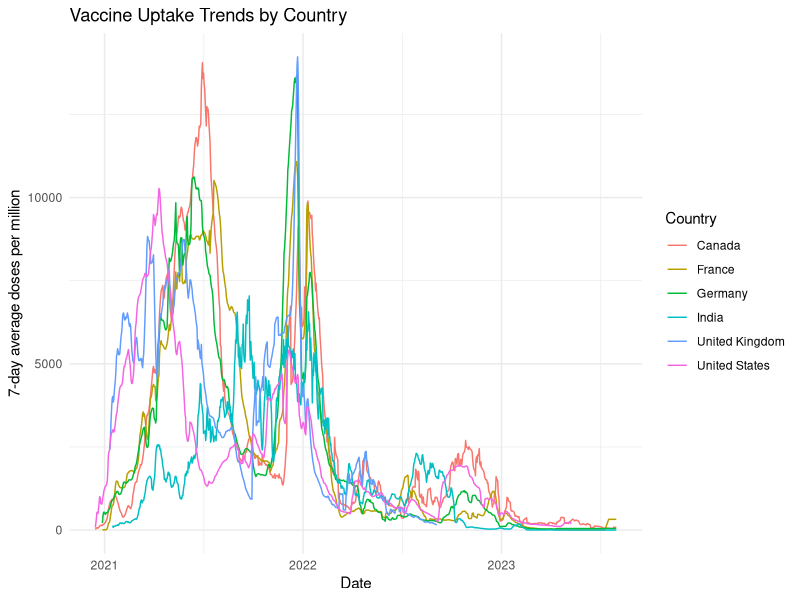
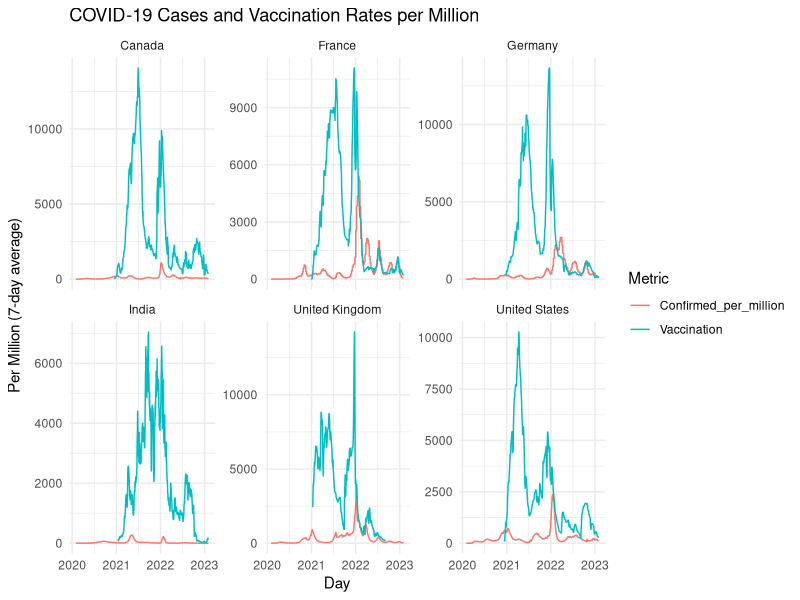
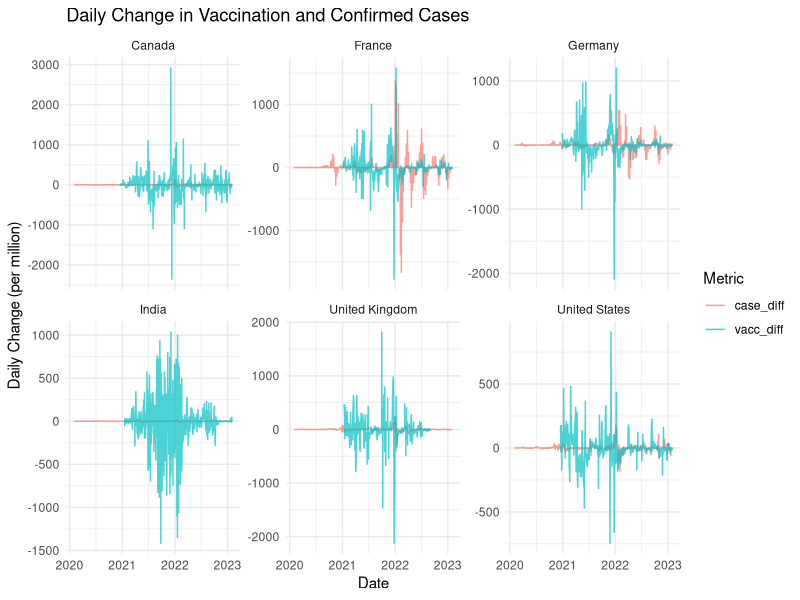
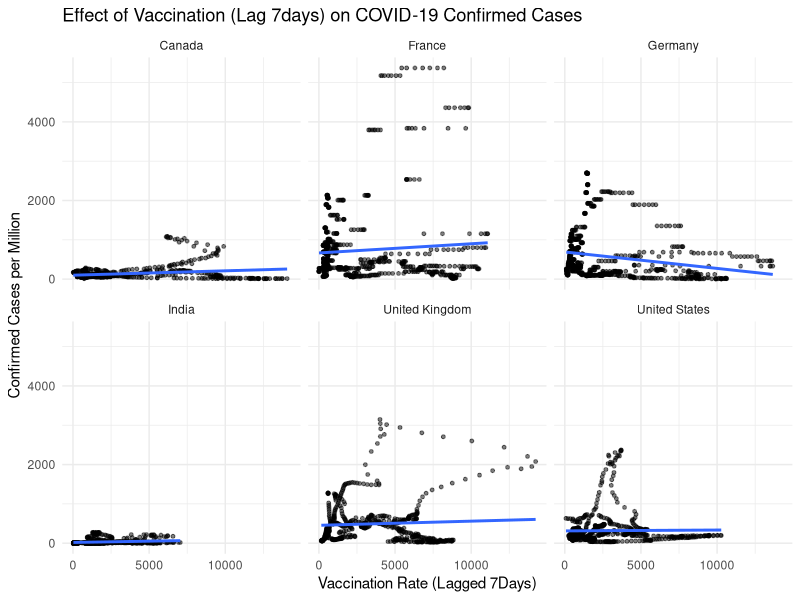
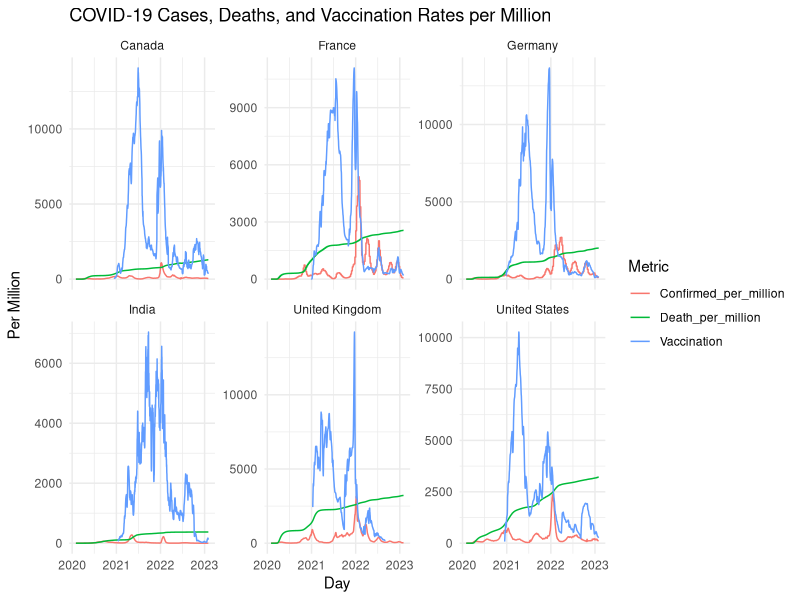

Reproduce these figures in R, in order.
## ---- chunk 1
knitr::opts_chunk$set(
  warning = FALSE,
  message = FALSE,
  echo = FALSE
)
## ---- chunk 2
library(tidyverse)
library(lubridate)
library(ggplot2)
case = read_csv("data/COVID-19 confirmed case per million.csv")
death = read_csv("data/Total confirmed deaths due to COVID-19 per 100,000 people.csv")
vaccine = read_csv("data/COVID-19 vaccination.csv")

names(case)[1] <- "Day"
names(vaccine)[1] <- "Day"
names(death)[1] <- "Day"
## ---- chunk 3
case_long = case |>
  pivot_longer(-Day, names_to = "Country", 
               values_to = "Confirmed_per_million") |>
  mutate(Day = ymd(Day))

death_long = death |>
  pivot_longer(-Day, names_to = "Country",
               values_to = "Death_per_100k") |>
  mutate(Day = ymd(Day),
         Death_per_million = Death_per_100k * 10)
## ---- chunk 4
names(vaccine) <- c("Day", "Canada", "France", "Germany", "India", "United Kingdom", "United States")

vacc_long <- vaccine |> 
  pivot_longer(-Day, names_to = "Country", values_to = "Vaccination") |>
  mutate(Day = ymd(Day), 
         Doses = as.numeric(Vaccination)) |>
  filter(!is.na(Vaccination))

merge1 = left_join(case_long,vacc_long, by = c("Day", "Country"))
merge2 = left_join(merge1, death_long |> 
                     select(Day, Country, Death_per_million),
                   by = c("Day", "Country"))
## ---- chunk 5
#| label: fig-vacc-trend
#| fig-cap: "Figure: COVID-19 vaccine: 7-day average doses per million (by country)"

vacc_long |> 
  ggplot(aes(x = Day, y = Vaccination, color = Country)) +
  geom_line(linewidth = 0.5) +
  labs(x = "Date", y = "7-day average doses per million",
       title = "Vaccine Uptake Trends by Country") +
  theme_minimal()
## ---- chunk 6
#| label: tbl-vacc-summary
#| tbl-cap: "Table: Summary of vaccination data coverage (start-end date by country)"
library(knitr)
vacc_long |> 
  group_by(Country) |> 
  summarise(Start = min(Day, na.rm = TRUE), 
            End = max(Day, na.rm = TRUE)) |> 
  knitr::kable()
## ---- chunk 7
#| label: fig-vacc-vs-case
#| fig-cap: "Figure: Comparison of confirmed cases and vaccination rates per million (by country)"
merge1 |> 
  pivot_longer(cols = c("Confirmed_per_million", "Vaccination"),
               names_to = "Metric", values_to = "Value") |>
  ggplot(aes(x = Day, y = Value, color = Metric)) +
  geom_line() +
  facet_wrap(~Country, scales = "free_y") +
  labs(title = "COVID-19 Cases and Vaccination Rates per Million",
       y = "Per Million (7-day average)", x = "Day") +
  theme_minimal()
## ---- chunk 8
#| label: fig-daily-change
#| fig-cap: "	Figure: Daily changes in confirmed cases and vaccine doses per million"
merge_diff = merge1 |> 
  group_by(Country) |>
  arrange(Day) |>
  mutate(
    case_diff = Confirmed_per_million - lag(Confirmed_per_million),
    vacc_diff = Vaccination - lag(Vaccination)) |>
  pivot_longer(cols = c(case_diff, vacc_diff), 
               names_to = "Metric", values_to = "Value") |>
  filter(!is.na(Value))
merge_diff |>
  ggplot(aes(x = Day, y = Value, color = Metric)) +
  geom_line(alpha = 0.7) +
  facet_wrap(~Country, scales = "free_y") +
  labs(title = "Daily Change in Vaccination and Confirmed Cases",
       y = "Daily Change (per million)", x = "Date") +
  theme_minimal()
## ---- chunk 9
#| label: fig-lag-effect
#| fig-cap: "Figure: Lagged vaccination rate vs confirmed cases (7-day lag, by country)"
merge1_lag = merge1 |> 
  group_by(Country) |> 
  arrange(Day) |> 
  mutate(vacc_7 = lag(Vaccination, 7))

ggplot(merge1_lag, aes(x = vacc_7, y = Confirmed_per_million)) +
  geom_point(size = 1, alpha = 0.5) +
  geom_smooth(method = "lm", se = FALSE) +
  facet_wrap(~Country) +
  labs(title = "Effect of Vaccination (Lag 7days) on COVID-19 Confirmed Cases",
       x = "Vaccination Rate (Lagged 7Days)", 
       y = "Confirmed Cases per Million") +
  theme_minimal()
## ---- chunk 10
#| label: fig-case-death-vacc
#| fig-cap: "Figure: COVID-19 confirmed case-death rates-vaccination by country)"
merge2 = left_join(merge1, death_long |>
                     select(Day, Country, Death_per_million), 
                   by = c("Day", "Country"))
merge2 |> 
  pivot_longer(cols = c("Confirmed_per_million", 
                        "Vaccination", 
                        "Death_per_million"),
               names_to = "Metric", values_to = "Value") |>
  ggplot(aes(x = Day, y = Value, color = Metric)) +
  geom_line(linewidth = 0.5) +
  facet_wrap( ~ Country, scales = "free_y") +
  labs(title = "COVID-19 Cases, Deaths, and Vaccination Rates per Million",
       y = "Per Million", x = "Day") +
  theme_minimal()
